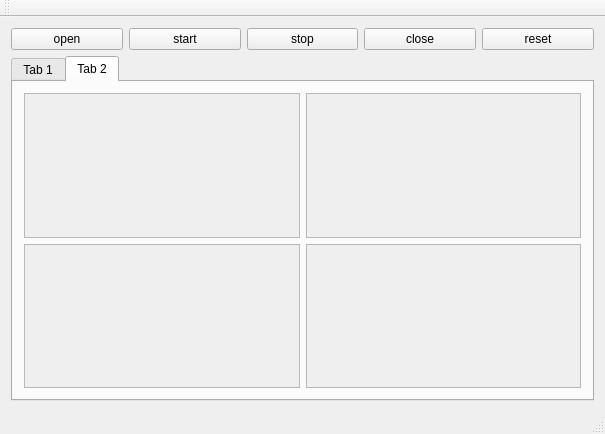
<?xml version="1.0" encoding="UTF-8"?>
<ui version="4.0">
 <class>MainWindow</class>
 <widget class="QMainWindow" name="MainWindow">
  <property name="geometry">
   <rect>
    <x>0</x>
    <y>0</y>
    <width>605</width>
    <height>434</height>
   </rect>
  </property>
  <property name="windowTitle">
   <string>MainWindow</string>
  </property>
  <widget class="QWidget" name="centralWidget">
   <layout class="QGridLayout" name="gridLayout_4">
    <item row="0" column="0">
     <layout class="QHBoxLayout" name="horizontalLayout_2">
      <item>
       <widget class="QPushButton" name="open">
        <property name="text">
         <string>open</string>
        </property>
       </widget>
      </item>
      <item>
       <widget class="QPushButton" name="start">
        <property name="text">
         <string>start</string>
        </property>
       </widget>
      </item>
      <item>
       <widget class="QPushButton" name="stop">
        <property name="text">
         <string>stop</string>
        </property>
       </widget>
      </item>
      <item>
       <widget class="QPushButton" name="close">
        <property name="text">
         <string>close</string>
        </property>
       </widget>
      </item>
      <item>
       <widget class="QPushButton" name="reset">
        <property name="text">
         <string>reset</string>
        </property>
       </widget>
      </item>
     </layout>
    </item>
    <item row="1" column="0">
     <widget class="QTabWidget" name="tabWidget">
      <property name="currentIndex">
       <number>1</number>
      </property>
      <widget class="QWidget" name="tab_3">
       <attribute name="title">
        <string>Tab 1</string>
       </attribute>
       <layout class="QGridLayout" name="gridLayout_5">
        <item row="0" column="0">
         <widget class="QScrollArea" name="scrollArea">
          <property name="widgetResizable">
           <bool>true</bool>
          </property>
          <widget class="QWidget" name="scrollAreaWidgetContents">
           <property name="geometry">
            <rect>
             <x>0</x>
             <y>0</y>
             <width>278</width>
             <height>143</height>
            </rect>
           </property>
          </widget>
         </widget>
        </item>
        <item row="1" column="0">
         <widget class="QScrollArea" name="scrollArea_3">
          <property name="widgetResizable">
           <bool>true</bool>
          </property>
          <widget class="QWidget" name="scrollAreaWidgetContents_3">
           <property name="geometry">
            <rect>
             <x>0</x>
             <y>0</y>
             <width>278</width>
             <height>142</height>
            </rect>
           </property>
          </widget>
         </widget>
        </item>
        <item row="1" column="1">
         <widget class="QScrollArea" name="scrollArea_4">
          <property name="widgetResizable">
           <bool>true</bool>
          </property>
          <widget class="QWidget" name="scrollAreaWidgetContents_4">
           <property name="geometry">
            <rect>
             <x>0</x>
             <y>0</y>
             <width>277</width>
             <height>142</height>
            </rect>
           </property>
          </widget>
         </widget>
        </item>
        <item row="0" column="1">
         <widget class="QScrollArea" name="scrollArea_2">
          <property name="widgetResizable">
           <bool>true</bool>
          </property>
          <widget class="QWidget" name="scrollAreaWidgetContents_2">
           <property name="geometry">
            <rect>
             <x>0</x>
             <y>0</y>
             <width>277</width>
             <height>143</height>
            </rect>
           </property>
          </widget>
         </widget>
        </item>
       </layout>
      </widget>
      <widget class="QWidget" name="tab">
       <attribute name="title">
        <string>Tab 2</string>
       </attribute>
       <layout class="QVBoxLayout" name="verticalLayout">
        <item>
         <layout class="QHBoxLayout" name="horizontalLayout">
          <item>
           <layout class="QGridLayout" name="gridLayout">
            <item row="0" column="0">
             <widget class="QScrollArea" name="scrollArea_5">
              <property name="widgetResizable">
               <bool>true</bool>
              </property>
              <widget class="QWidget" name="scrollAreaWidgetContents_5">
               <property name="geometry">
                <rect>
                 <x>0</x>
                 <y>0</y>
                 <width>276</width>
                 <height>141</height>
                </rect>
               </property>
              </widget>
             </widget>
            </item>
            <item row="0" column="1">
             <widget class="QScrollArea" name="scrollArea_6">
              <property name="widgetResizable">
               <bool>true</bool>
              </property>
              <widget class="QWidget" name="scrollAreaWidgetContents_6">
               <property name="geometry">
                <rect>
                 <x>0</x>
                 <y>0</y>
                 <width>275</width>
                 <height>141</height>
                </rect>
               </property>
              </widget>
             </widget>
            </item>
            <item row="1" column="0">
             <widget class="QScrollArea" name="scrollArea_7">
              <property name="widgetResizable">
               <bool>true</bool>
              </property>
              <widget class="QWidget" name="scrollAreaWidgetContents_7">
               <property name="geometry">
                <rect>
                 <x>0</x>
                 <y>0</y>
                 <width>276</width>
                 <height>140</height>
                </rect>
               </property>
              </widget>
             </widget>
            </item>
            <item row="1" column="1">
             <widget class="QScrollArea" name="scrollArea_8">
              <property name="widgetResizable">
               <bool>true</bool>
              </property>
              <widget class="QWidget" name="scrollAreaWidgetContents_8">
               <property name="geometry">
                <rect>
                 <x>0</x>
                 <y>0</y>
                 <width>275</width>
                 <height>140</height>
                </rect>
               </property>
              </widget>
             </widget>
            </item>
           </layout>
          </item>
         </layout>
        </item>
       </layout>
      </widget>
     </widget>
    </item>
   </layout>
  </widget>
  <widget class="QToolBar" name="mainToolBar">
   <attribute name="toolBarArea">
    <enum>TopToolBarArea</enum>
   </attribute>
   <attribute name="toolBarBreak">
    <bool>false</bool>
   </attribute>
  </widget>
  <widget class="QStatusBar" name="statusBar"/>
 </widget>
 <layoutdefault spacing="6" margin="11"/>
 <resources/>
 <connections/>
</ui>
